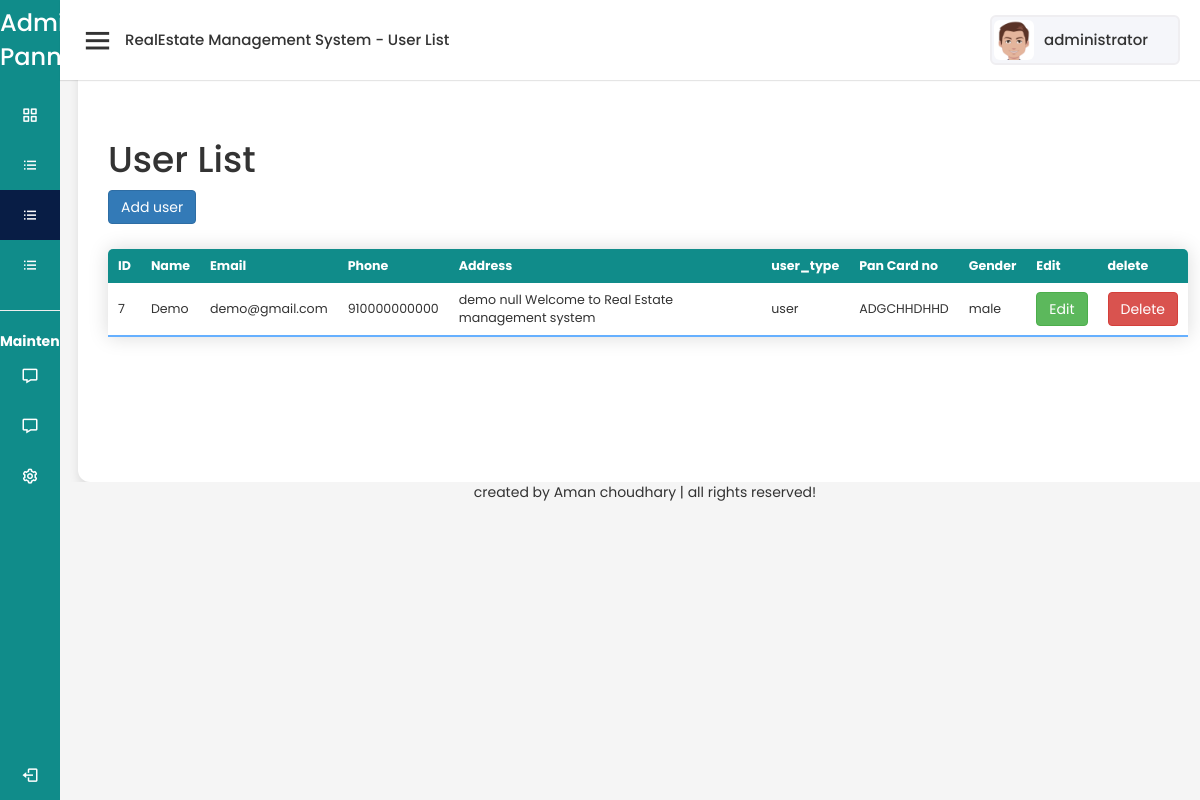
Screenshot of /admin/user_list.php (signed in) with the database file from the repository.
### tables this page shows
CREATE TABLE `user_form` (
  `id` int(255) NOT NULL,
  `name` varchar(255) NOT NULL,
  `email` varchar(255) NOT NULL,
  `password` varchar(255) NOT NULL,
  `user_type` varchar(255) NOT NULL DEFAULT 'user',
  `gender` varchar(255) NOT NULL,
  `panid` varchar(10) NOT NULL,
  `moblieno` bigint(10) NOT NULL,
  `addss` varchar(500) NOT NULL
);

### admin/user_list.php (the view, shortened to what this page needs)
<?php
@include 'config.php';
?>
<!DOCTYPE html>
<html lang="en">
<head>
    <link rel="stylesheet" href="realestate.css">
    <link href='https://unpkg.com/boxicons@2.0.7/css/boxicons.min.css' rel='stylesheet'>
    <link rel="stylesheet" href="https://maxcdn.bootstrapcdn.com/bootstrap/3.4.1/css/bootstrap.min.css">
   </head>
</head>
<body>
<div class="sidebar">
    <div class="logo-details">
      <span class="logo_name">Admin Pannel </span>
    </div>
      <ul class="nav-links">
        <li>
          <a href="admin_page.php" >
            <i class='bx bx-grid-alt' ></i>
          </a>
        </li>
        <li>
          <a href="RealEstateList.php">
          <i class='bx bx-list-ul' ></i>
          </a>
        </li>
        <li>
          <a href="user_list.php" class="active" >
            <i class='bx bx-list-ul' ></i>
          </a>
        </li>
        <li>
          <a href="image upload.php">
            <i class='bx bx-list-ul' ></i>
          </a>
        </li><hr>
        <center> <b style="color: white;"  >Maintence</b></center>
        <li>
          <a href="inqui.php">
            <i class='bx bx-message' ></i>
          </a>
        </li>
        <li>
          <a href="contactform.php">
            <i class='bx bx-message' ></i>
          </a>
        </li>
        <li>
          <a href="#">
            <i class='bx bx-cog' ></i>
          </a>
        </li>
        <li class="log_out">
          <a href="logout.php">
            <i class='bx bx-log-out'></i>
          </a>
        </li>
      </ul>
  </div>
  <section class="home-section">
    <nav>
      <div class="sidebar-button">
        <i class='bx bx-menu sidebarBtn'></i>
        <span class="dashboard">RealEstate Management System - User List</span>
      </div>
      <div class="profile-details">
        <img src="1.png" alt="">
        <span class="admin_name"><span><?php echo $_SESSION['admin_name'] ?></span></span>
      </div>
    </nav>
<div>
<section>
         <div class="sales-boxes">
        <div class="recent-sales box">
    <p>  <h1> User List </h1>
    <form action="" method="#">
    <button  type="submit" class="btn btn-primary" >Add user </button>
       </form>
    </p>
      <table class="content-table">
  <thead>
    <tr>
        <th>ID</th>
        <th>Name</th>
        <th>Email</th>
        <th>Phone</th>
        <th>Address</th>
        <th>user_type</th>
        <th>Pan Card no</th>
        <th>Gender</th>
        <th>Edit</th>
        <th>delete</th>
    </tr>
  </thead>
  <tbody>
        <?php
        $query = "SELECT * FROM user_form";
        $query_run = mysqli_query($conn,$query);
        if(mysqli_num_rows($query_run) >0)
        {
           foreach($query_run as  $row) {
               ?>
                <tr>
                   <td><?=$row['id']; ?></td>
                   <td><?=$row['name']; ?></td>
                   <td><?=$row['email']; ?></td>
                   <td><?=$row['moblieno']; ?></td>
                   <td><?=$row['addss']; ?></td>
                   <td><?=$row['user_type']; ?></td>
                   <td><?=$row['panid']; ?></td>
                   <td><?=$row['gender']; ?></td>
                   <td><a href="edit_user_list.php?id=<?=$row['id']; ?>" class="btn btn-success">Edit</td>
                   <td>
                     <form action="code.php" method="POST">
                      <button  type="submit" name="user_delete" value="<?=$row['id']; ?>" class="btn btn-danger">Delete</button>
                  </td>
                </tr>
               <?php
           }
        }
        else
        {
            ?>
             <tr>
             <td colspan="9"> NO data Record Found  </td>
         </tr>
         <?php
        }
        ?>
    </tbody>
</table>
</div>
      </div>
</section>
<footer>
<div class="bg-light py-4">
      <div class="container text-center">
      <center>
      <div class="credit">created by <span> Aman choudhary </span> | all rights reserved! </div>
      </center>
      </div>
    </div>
</footer>
</body>
</html>

### admin/realestate.css (style rules this page uses)
* { margin: 0; padding: 0; box-sizing: border-box; font-family: 'Poppins', sans-serif; overflow-x: hidden; }
.sidebar { position: fixed; height: 100%; width: 240px; background: #108c8a; transition: all 0.5s ease; }
.sidebar .logo-details { height: 80px; display: flex; align-items: center; }
.sidebar .logo-details .logo_name { color: #fff; font-size: 24px; font-weight: 500; }
.sidebar .nav-links { margin-top: 10px; }
.sidebar .nav-links li { position: relative; list-style: none; height: 50px; }
.sidebar .nav-links li a { height: 100%; width: 100%; display: flex; align-items: center; text-decoration: none; transition: all 0.4s ease; }
.sidebar .nav-links li a.active { background: #081D45; }
.sidebar .nav-links li i { min-width: 60px; text-align: center; font-size: 18px; color: #fff; }
.sidebar .nav-links .log_out { position: absolute; bottom: 0; width: 100%; }
.home-section { position: relative; background: #f5f5f5; min-height: 100vh; width: calc(100% - 240px); left: 240px; transition: all 0.5s ease; }
.home-section nav { display: flex; justify-content: space-between; height: 80px; background: #fff; display: flex; align-items: center; position: fixed; width: calc(100% - 240px); left: 240px; z-index: 100; padding: 0 20px; box-shadow: 0 1px 1px rgba(0, 0, 0, 0.1); transition: all 0.5s ease; }
.home-section nav .sidebar-button { display: flex; align-items: center; font-size: 15px; font-weight: 500; }
nav .sidebar-button i { font-size: 35px; margin-right: 10px; }
.home-section nav .profile-details { display: flex; align-items: center; background: #F5F6FA; border: 2px solid #EFEEF1; border-radius: 6px; height: 50px; min-width: 190px; padding: 0 15px 0 2px; }
nav .profile-details img { height: 40px; width: 40px; border-radius: 6px; object-fit: cover; }
nav .profile-details .admin_name { font-size: 15px; font-weight: 500; color: #333; margin: 0 10px; white-space: nowrap; }
.sales-boxes .recent-sales { width: 100% ; background: #fff; padding: 120px 30px; margin: 0 18px; margin-top: 0px; border-radius: 12px; box-shadow: 0 5px 10px rgba(0, 0, 0, 0.1); }
@media (max-width: 1240px) { .sidebar { width: 60px; } }
@media (max-width: 1240px) { .home-section { width: calc(100% - 60px); left: 60px; } }
@media (max-width: 1240px) { .home-section nav { width: calc(100% - 60px); left: 60px; } }

### admin/user_list.php (style rules this page uses)
.content-table { border-collapse: collapse; margin: 25px 0; font-size: 0.9em; min-width: 400px; border-radius: 5px 5px 0 0; overflow: hidden; box-shadow: 0 0 20px rgba(0, 0, 0, 0.15); }
.content-table thead tr { background-color: #108c8a; color: #ffffff; text-align: left; font-weight: bold; }
.content-table th, .content-table td { padding: 8px 10px; }
.content-table tbody tr { border-bottom: 1px solid #dddddd; }
.content-table tbody tr:last-of-type { border-bottom: 2px solid #66b0ff; }

### rows the page displays
user_form: id "7", name "Demo", email "demo@gmail.com", moblieno "910000000000", addss "demo null Welcome to Real Estate management system", user_type "user", panid "ADGCHHDHHD", gender "male"

### other values shown
$_SESSION['admin_name'] "administrator"
